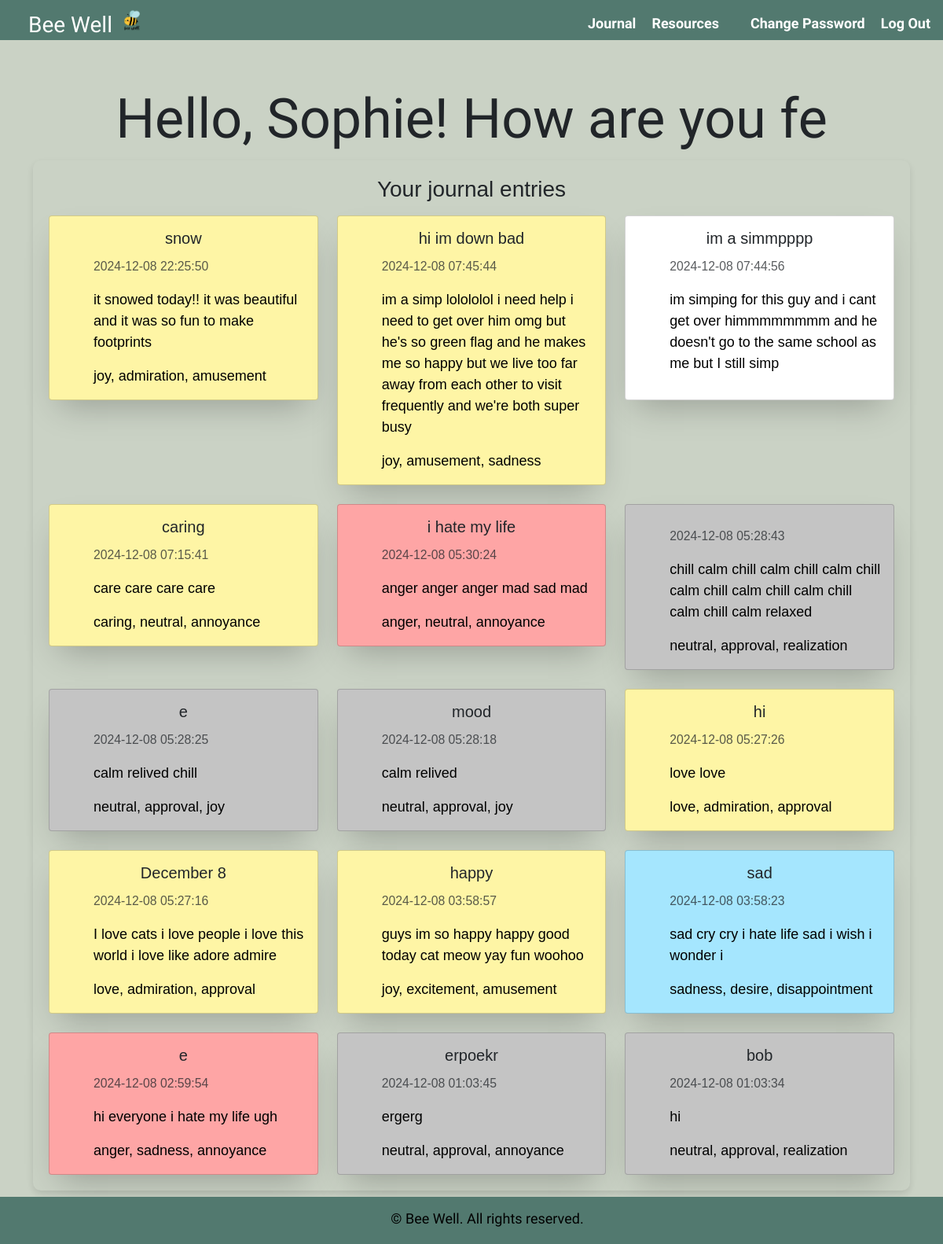
/ (signed in), run on the app's committed database.
### tables this page shows
CREATE TABLE journalentries (    id INTEGER PRIMARY KEY AUTOINCREMENT,    user_id INTEGER NOT NULL,   title TEXT NOT NULL, text TEXT NOT NULL,    analysis TEXT,    timestamp DATETIME DEFAULT CURRENT_TIMESTAMP,    FOREIGN KEY (user_id) REFERENCES users (user_id));

### app.py (the view)
@app.route("/")
@login_required
def home():
    user_info = db.execute('SELECT firstname FROM users WHERE user_id = ?', session["user_id"])
    if not user_info:
        return apology("User not found", 403)
    firstname = user_info[0]["firstname"]
    query = '''
        SELECT journalentries.title, journalentries.text, journalentries.analysis, journalentries.timestamp
        FROM journalentries
        JOIN users ON journalentries.user_id = users.user_id
        WHERE users.user_id = ?
        ORDER BY journalentries.timestamp DESC
    '''
    entries = db.execute(query, session["user_id"])
    for entry in entries:
        entry["top_moods"] = extract_top_moods(entry["analysis"])
    for entry in entries:
        if entry["top_moods"]:
            entry["mood_color"] = get_color(entry["top_moods"][0])
        else:
            entry["mood_color"] = "#ffffff"
    return render_template("home.html", entries=entries, firstname=firstname)

### app.py (called while the page is built)
@app.after_request
def after_request(response):
    response.headers["Cache-Control"] = "no-cache, no-store, must-revalidate"
    response.headers["Expires"] = 0
    response.headers["Pragma"] = "no-cache"
    return response

### helpers.py (called while the page is built)
def extract_top_moods(emotion_data):
    emotion_data = emotion_data.replace("'", '"')
    data = json.loads(emotion_data)
    emotions = data[0] if isinstance(data, list) and len(data) > 0 else []
    top_emotions = heapq.nlargest(3, emotions, key=lambda x: x['score'])
    top_labels = [emotion['label'] for emotion in top_emotions]
    return top_labels

def get_color(mood):
    joy = ["admiration", "amusement", "approval", "caring", "curiosity", "desire", "excitement", "gratitude", "joy", "love", "optimism", "pride", "realization", "relief", "surprise"]
    sadness = ["disappointment", "grief", "sadness"]
    anger = ["anger", "remorse"]
    disgust = ["annoyance", "disapproval", "disgust", "embarassment"]
    fear = ["confusion", "fear", "nervousness"]
    if mood in joy:
        return"#FEF5A5"
    if mood in sadness:
        return "#A5E6FE"
    if mood in anger:
        return "#FEA5A5"
    if mood in fear:
        return "#CEB8FF"
    if mood in disgust:
        return "#A2FCA3"
    else:
        return "#C4C4C4"

def login_required(f):
    @wraps(f)
    def decorated_function(*args, **kwargs):
        if session.get("user_id") is None:
            return redirect("/login")
        return f(*args, **kwargs)
    return decorated_function

### templates/home.html (shortened to what this page needs)
{% extends "layout.html" %}
{% block main %}
    <div class="typing" id="typing-text"></div>
    <div class="playlist-container">
        <div class="h3">
            <label for="title" class="form-label">Your journal entries</label>
        </div>
        <div class="row row-cols-1 row-cols-md-3 g-4">
            {% for entry in entries %}
            <div class="col">
                <div class="card" style="background-color: {{ entry.mood_color }};">
                    <div class="card-body">
                        <h5 class="card-title">{{ entry.title }}</h5>
                        <p class="card-text"><small class="text-muted">{{ entry.timestamp }}</small></p>
                        <p class="card-text"> {{ entry.text }} </p>
                        <p class="card-text">{{ entry.top_moods | join(', ') }}</p>
                    </div>
                </div>
            </div>
            {% endfor %}
    </div>
    </div>
{% endblock %}

### static/styles.css (style rules this page uses)
body { background-color: #cad2c5; }
.card { background-color: #cad2c5; border-radius: 0.25rem; box-shadow: 0 20px 40px -14px rgba(0, 0, 0, 0.25); display: flex; flex-direction: column; overflow: hidden; }
.typing { font-family: 'Neucha', sans-serif; font-size: 70px; white-space: nowrap; overflow: hidden; position: relative; text-align: center; align-items: center; justify-content: center; }
p { color: black; font-size: 18px; text-align: left; margin-left: 40px; margin-top: 10px; }
.playlist-container { text-align: center; font-family: "Tahoma", sans-serif; background-color: #cad2c5; padding: 20px; width: 100%; margin-bottom: 20px; border-radius: 10px; box-shadow: 0 4px 8px rgba(0, 0, 0, 0.1); }

### data on the page
journalentries: title "snow", timestamp "2024-12-08 22:25:50", text "it snowed today!! it was beautiful and it was so fun to make footprints", top_moods "joy, admiration, amusement"
journalentries: title "hi im down bad", timestamp "2024-12-08 07:45:44", text "im a simp lolololol i need help i need to get over him omg but he's so green flag and he makes me so happy but we live too far away from each other to visit frequently and we're both super busy", top_moods "joy, amusement, sadness"
journalentries: title "im a simmpppp", timestamp "2024-12-08 07:44:56", text "im simping for this guy and i cant get over himmmmmmmm and he doesn't go to the same school as me but I still simp"
journalentries: title "caring", timestamp "2024-12-08 07:15:41", text "care care care care", top_moods "caring, neutral, annoyance"
journalentries: title "i hate my life", timestamp "2024-12-08 05:30:24", text "anger anger anger mad sad mad", top_moods "anger, neutral, annoyance"
journalentries: timestamp "2024-12-08 05:28:43", text "chill calm chill calm chill calm chill calm chill calm chill calm chill calm chill calm relaxed", top_moods "neutral, approval, realization"
journalentries: title "e", timestamp "2024-12-08 05:28:25", text "calm relived chill", top_moods "neutral, approval, joy"
journalentries: title "mood", timestamp "2024-12-08 05:28:18", text "calm relived", top_moods "neutral, approval, joy"
journalentries: title "hi", timestamp "2024-12-08 05:27:26", text "love love", top_moods "love, admiration, approval"
journalentries: title "December 8", timestamp "2024-12-08 05:27:16", text "I love cats i love people i love this world i love like adore admire", top_moods "love, admiration, approval"
journalentries: title "happy", timestamp "2024-12-08 03:58:57", text "guys im so happy happy good today cat meow yay fun woohoo", top_moods "joy, excitement, amusement"
journalentries: title "sad", timestamp "2024-12-08 03:58:23", text "sad cry cry i hate life sad i wish i wonder i", top_moods "sadness, desire, disappointment"
journalentries: title "e", timestamp "2024-12-08 02:59:54", text "hi everyone i hate my life ugh", top_moods "anger, sadness, annoyance"
journalentries: title "erpoekr", timestamp "2024-12-08 01:03:45", text "ergerg", top_moods "neutral, approval, annoyance"
journalentries: title "bob", timestamp "2024-12-08 01:03:34", text "hi", top_moods "neutral, approval, realization"
